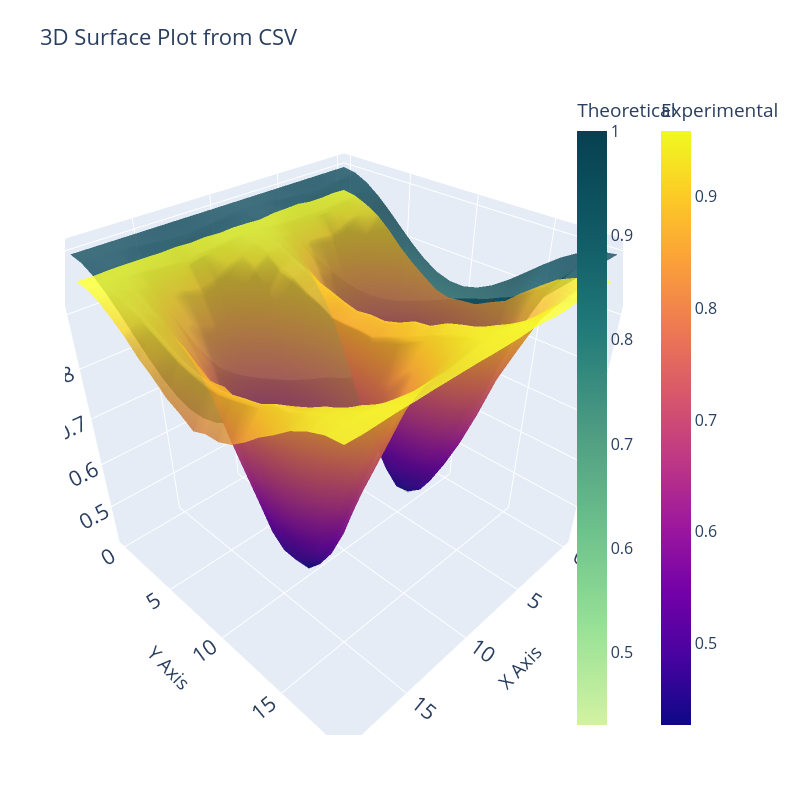

Notebook code for this chart:
### Code cell
theta_FSS = np.linspace(0,2*pi,20)
beta_angle = np.linspace(0,pi,20)
model = np.array([[analytical(theta=t,beta=b, alpha=alpha) for b in beta_angle] for t in theta_FSS])
experiment = pd.read_csv('./runs/'+'9_NOISY_20x20_mesh_4.5E+04_states_AER_SIM_19_03_2026_12_15_57'+'.csv', header=None).dropna(axis=1,how='all').values

plot_surface_from_csv(model,experiment)

### Figure 1 — Plotly figure (JSON) as saved in the notebook; plotly's stock layout.template omitted (floating-point values rounded to 4 significant figures; data arrays with more than 128 entries replaced by an {"elided": "..."} marker saying what was removed)
{"data": [{"colorbar": {"title": {"text": "Theoretical"}, "x": 0.9}, "colorscale": [[0, "rgb(211, 242, 163)"], [0.1667, "rgb(151, 225, 150)"], [0.3333, "rgb(108, 192, 139)"], [0.5, "rgb(76, 155, 130)"], [0.6667, "rgb(33, 122, 121)"], [0.8333, "rgb(16, 89, 101)"], [1, "rgb(7, 64, 80)"]], "name": "Model", "opacity": 0.8, "type": "surface", "z": {"elided": "20x20 float values"}}, {"colorbar": {"title": {"text": "Experimental"}, "x": 1.05}, "name": "Experimental", "opacity": 0.8, "type": "surface", "z": {"elided": "20x20 float values"}}], "layout": {"autosize": false, "font": {"size": 16}, "height": 800, "margin": {"b": 65, "l": 65, "r": 50, "t": 90}, "scene": {"xaxis": {"title": {"text": "X Axis"}}, "yaxis": {"title": {"text": "Y Axis"}}, "zaxis": {"title": {"text": "Z Axis"}}}, "title": {"text": "3D Surface Plot from CSV"}, "width": 800}}
